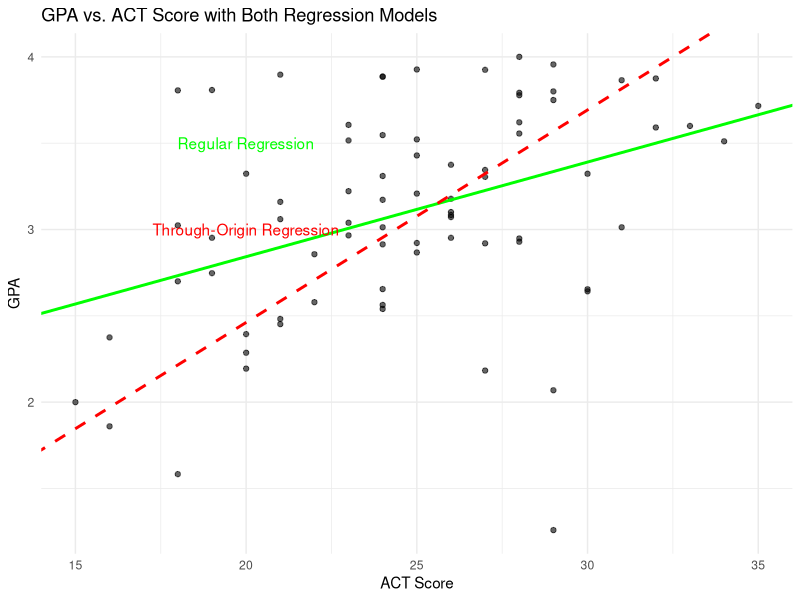

Write R code to recreate this figure.
## ---- chunk 1
data <- read.csv("hw04pr01.csv", header = TRUE, sep = ",")
names(data)

# Fit simple linear regression model
model <- lm(Minutes ~ Copiers, data = data)

# summary of the model
summary(model)

# Extract coefficients
b0 <- coef(model)[1]  # Intercept
b1 <- coef(model)[2]  # Slope

# Print fitted equation
cat("Fitted Equation: Y (Minutes) =", round(b0, 2), "+", round(b1, 2), "* X (Copiers)\n")
## ---- chunk 2
# Define confidence level
alpha <- 0.10

# Sample size
n <- nrow(data)

# Compute MSE
MSE <- sum(residuals(model)^2) / (n - 2) 

# Compute the mean of X (Copiers)
Xbar <- mean(data$Copiers)

# Compute SXX 
SXX <- sum((data$Copiers - Xbar)^2)

# Compute t critical value for (1 - alpha/2) confidence level
t_critical <- qt(1 - alpha/2, df = n-2)

# Function to calculate confidence interval at given X_h
confidence_interval <- function(X_h) {
  # Compute predicted Y value
  Y_hat <- coef(model)[1] + coef(model)[2] * X_h
  
  # Compute standard error
  SE_Y_hat <- sqrt(MSE * (1/n + ((X_h - Xbar)^2 / SXX)))
  
  # Compute confidence interval bounds
  margin_of_error <- t_critical * SE_Y_hat
  lower_bound <- Y_hat - margin_of_error
  upper_bound <- Y_hat + margin_of_error
  
  return(c(lower_bound, upper_bound))
}

# Calculate confidence intervals for X_h = 2, 4, 6, 8
X_h_values <- c(2, 4, 6, 8)
CI_results <- t(sapply(X_h_values, confidence_interval))

# Results
colnames(CI_results) <- c("Lower Bound", "Upper Bound")
rownames(CI_results) <- paste("X_h =", X_h_values)
print(CI_results)

# Interpretation at X_h = 4
X_selected <- 4
CI_selected <- confidence_interval(X_selected)

cat("We are 90% confident that the true mean service time\n",
    "for servicing", X_selected, "copiers is between\n",
    round(CI_selected[1], 2), "and", round(CI_selected[2], 2), 
    "minutes.\n")
## ---- chunk 3
# Define confidence level
alpha <- 0.10  
g <- 4 

# Sample size
n <- nrow(data)

# Compute MSE
MSE <- sum(residuals(model)^2) / (n - 2)

# Compute the mean of X (Copiers)
Xbar <- mean(data$Copiers)

# Compute SXX 
SXX <- sum((data$Copiers - Xbar)^2)

# Compute t critical value for Bonferroni correction
t_critical_bonf <- qt(1 - alpha / (2 * g), df = n - 2)

# Function to calculate Bonferroni confidence interval at given X_h
bonf_confidence_interval <- function(X_h) {
  # Compute predicted Y value
  Y_hat <- coef(model)[1] + coef(model)[2] * X_h
  
  # Compute standard error
  SE_Y_hat <- sqrt(MSE * (1/n + ((X_h - Xbar)^2 / SXX)))
  
  # Compute confidence interval bounds
  margin_of_error <- t_critical_bonf * SE_Y_hat
  lower_bound <- Y_hat - margin_of_error
  upper_bound <- Y_hat + margin_of_error
  
  return(c(lower_bound, upper_bound))
}

# Calculate joint confidence intervals for X_h = 2, 4, 6, 8
X_h_values <- c(2, 4, 6, 8)
Bonf_CI_results <- t(sapply(X_h_values, bonf_confidence_interval))

# Results
colnames(Bonf_CI_results) <- c("Lower Bound", "Upper Bound")
rownames(Bonf_CI_results) <- paste("X_h =", X_h_values)
print(Bonf_CI_results)
## ---- chunk 4
# Define confidence level
alpha <- 0.10  # 90% confidence level

# Sample size
n <- nrow(data)

# Compute MSE
MSE <- sum(residuals(model)^2) / (n - 2)

# Compute the mean of X (Copiers)
Xbar <- mean(data$Copiers)

# Compute SXX
SXX <- sum((data$Copiers - Xbar)^2)

# Compute F critical value for Working-Hotelling procedure
F_critical_wh <- qf(1 - alpha, df1 = 2, df2 = n-2)

# Function to calculate Working-Hotelling confidence interval at given X_h
wh_confidence_interval <- function(X_h) {
  # Compute predicted Y value
  Y_hat <- coef(model)[1] + coef(model)[2] * X_h
  
  # Compute standard error
  SE_Y_hat <- sqrt(MSE * (1/n + ((X_h - Xbar)^2 / SXX)))
  
  # Compute confidence interval bounds
  margin_of_error <- sqrt(2 * F_critical_wh) * SE_Y_hat
  lower_bound <- Y_hat - margin_of_error
  upper_bound <- Y_hat + margin_of_error
  
  return(c(lower_bound, upper_bound))
}

# Calculate joint confidence intervals for X_h = 2, 4, 6, 8
WH_CI_results <- t(sapply(X_h_values, wh_confidence_interval))

# Display results
colnames(WH_CI_results) <- c("Lower Bound", "Upper Bound")
rownames(WH_CI_results) <- paste("X_h =", X_h_values)
print(WH_CI_results)
## ---- chunk 5
# Define the confidence intervals from Parts (b), (c), and (d)
CI_b <- matrix(c(26.11796, 32.86272, 
                 57.15175, 61.96992, 
                 87.28387, 91.97880, 
                 116.46245, 122.94121), 
               ncol = 2, byrow = TRUE)

CI_c <- matrix(c(24.83096, 34.14972, 
                 56.23236, 62.88931, 
                 86.38800, 92.87466, 
                 115.22620, 124.17745), 
               ncol = 2, byrow = TRUE)

CI_d <- matrix(c(25.06746, 33.91321, 
                 56.40131, 62.72036, 
                 86.55263, 92.71003, 
                 115.45338, 123.95028), 
               ncol = 2, byrow = TRUE)

# Compute Confidence Interval Widths
width_b <- CI_b[,2] - CI_b[,1]  # Part (b)
width_c <- CI_c[,2] - CI_c[,1]  # Part (c)
width_d <- CI_d[,2] - CI_d[,1]  # Part (d)

# Create a dataframe to display the widths
X_h_values <- c(2, 4, 6, 8)
CI_widths <- data.frame(
  X_h = X_h_values,
  Width_b = width_b,
  Width_c = width_c,
  Width_d = width_d
)

# Print results
print(CI_widths)

# Comparison
cat("Bonferroni (Part c) produces the widest confidence intervals at every X_h.
    Individual CIs (Part b) are the narrowest and Working-Hotelling (Part d) produces 
    slightly narrower intervals than Bonferroni.")
## ---- chunk 6
# Fit a linear regression through the origin (no intercept)
model_origin <- lm(Minutes ~ 0 + Copiers, data = data)

# Display model summary
summary(model_origin)

# Extract the coefficient (slope)
b1_origin <- coef(model_origin)[1]

# Print fitted equation
cat("Fitted Equation: Y (Minutes) =", round(b1_origin, 2), "* X (Copiers)\n")
## ---- chunk 7
# Get predicted values
Y_pred_origin <- predict(model_origin)

# Compute residuals
residuals_origin <- data$Minutes - Y_pred_origin

# Check if residuals sum to zero
residuals_sum <- sum(residuals_origin)

# Print sum of residuals
cat("Sum of residuals:", residuals_sum, "does not equal 0")
## ---- chunk 8
# Load library
library(ggplot2)

# Load dataset
data <- read.csv("hw04pr02.csv")

head(data)

# Fit a regular linear regression model (with intercept)
model <- lm(GPA ~ ACT, data = data)

# Display model summary
summary(model)

# Extract coefficients
b0 <- coef(model)[1]  # Intercept
b1 <- coef(model)[2]  # Slope

# Print estimated regression function
cat("Estimated Regression Function: Y =", round(b0, 2), "+", round(b1, 2), "* X (ACT Score)\n")


## ---- chunk 9
# Fit linear regression through the origin (no intercept)
model_origin <- lm(GPA ~ 0 + ACT, data = data)

# Display model summary
summary(model_origin)

# Extract slope coefficient (no intercept)
b1_origin <- coef(model_origin)[1]

# Print estimated regression function
cat("Estimated Regression Function (Through Origin): Y =", round(b1_origin, 2), "* X (ACT Score)\n")
## ---- chunk 10
# Create scatterplot with both regression lines
ggplot(data, aes(x = ACT, y = GPA)) +
  geom_point(color = "black", alpha = 0.6) +  # Scatterplot points
  geom_abline(
    intercept = b0, slope = b1, 
    color = "green", linewidth = 1, linetype = "solid"
  ) +  # Regular regression
  geom_abline(
    intercept = 0, slope = b1_origin, 
    color = "red", linewidth = 1, linetype = "dashed"
  ) +  # Regression through origin
  labs(
    title = "GPA vs. ACT Score with Both Regression Models",
    x = "ACT Score",
    y = "GPA"
  ) +
  theme_minimal() +
  annotate("text", x = 20, y = 3.5, label = "Regular Regression", color = "green") +
  annotate("text", x = 20, y = 3.0, label = "Through-Origin Regression", color = "red")
## ---- chunk 11
# Compute residuals for regular regression
residuals_reg <- residuals(model)
sum_residuals_reg <- sum(residuals_reg)

# Compute residuals for regression through origin
residuals_origin <- residuals(model_origin)
sum_residuals_origin <- sum(residuals_origin)

# Print sum of residuals
cat("Sum of residuals (Regular Regression):", sum_residuals_reg, "\n")
cat("Sum of residuals (Through-Origin Regression):", sum_residuals_origin, "\n")

# Explanation of the difference
if (sum_residuals_reg == 0) {
  cat("- The sum of residuals for the regular regression is exactly zero\n")
  cat("  because the model includes an intercept.\n")
  cat("- According to the least squares property, this ensures residuals\n")
  cat("  are symmetrically distributed around zero.\n\n")
}

if (sum_residuals_origin != 0) {
  cat("- The sum of residuals for the through-origin regression is not zero\n")
  cat("  because this model does not include an intercept.\n")
  cat("- Based on Chapter 2, when an intercept is missing, the model\n")
  cat("  cannot correct for shifts in the data, potentially causing\n")
  cat("  systematic bias.\n\n")
}
## ---- chunk 12
# (a) Create the matrices
A <- matrix(c(1, -2, 0, 4, 3, -1), nrow=2, byrow=TRUE)
B <- matrix(c(0, -1, 6, 3, 0, 2, -3, 2, 1), nrow=3, byrow=TRUE)
C <- matrix(c(2, -2, 3, 1), nrow=2, byrow=TRUE)
D <- matrix(c(5, 0, -2), nrow=3, byrow=TRUE)

# Display matrices
print("Matrix A:")
print(A)
print("Matrix B:")
print(B)
print("Matrix C:")
print(C)
print("Matrix D:")
print(D)
## ---- chunk 13
print_matrix_dimensions <- function(matrix_name, matrix_obj) {
  dim_values <- dim(matrix_obj)
  cat("Dimensions of", matrix_name, ":", dim_values[1], "x", dim_values[2], "\n")
}

print_matrix_dimensions("A", A)
print_matrix_dimensions("B", B)
print_matrix_dimensions("C", C)
print_matrix_dimensions("D", D)

## ---- chunk 14
# Function to check if two matrices can be multiplied
can_multiply <- function(mat1, mat2, name1, name2) {
  if (ncol(mat1) == nrow(mat2)) {
    result <- mat1 %*% mat2
    cat("Matrix", name1, "*", name2, "is valid.\n")
    print(result)
    cat("Dimensions of", name1, "*", name2, ":", dim(result), "\n\n")
  } else {
    cat("Matrix", name1, "*", name2, "is NOT valid due to incompatible dimensions.\n\n")
  }
}

# Check all possible matrix multiplications
can_multiply(A, B, "A", "B")  # A (2x3) * B (3x3) = Valid (2x3)
can_multiply(B, A, "B", "A")  # B (3x3) * A (2x3) = Invalid
can_multiply(A, C, "A", "C")  # A (2x3) * C (2x2) = Invalid
can_multiply(C, A, "C", "A")  # C (2x2) * A (2x3) = Valid (2x3)
can_multiply(B, D, "B", "D")  # B (3x3) * D (3x1) = Valid (3x1)
can_multiply(D, B, "D", "B")  # D (3x1) * B (3x3) = Invalid
can_multiply(C, D, "C", "D")  # C (2x2) * D (3x1) = Invalid
can_multiply(D, C, "D", "C")  # D (3x1) * C (2x2) = Invalid

## ---- chunk 15
# Compute transposes
A_t <- t(A)  # A'
B_t <- t(B)  # B'
C_t <- t(C)  # C'
D_t <- t(D)  # D'

# Function to display matrix and its dimensions
print_matrix_info <- function(matrix_name, matrix_obj) {
  cat("\nTranspose of", matrix_name, ":\n")
  print(matrix_obj)
  cat("Dimensions of", matrix_name, "':", dim(matrix_obj)[1], "x", dim(matrix_obj)[2], "\n")
}

# Display transposes and their dimensions
print_matrix_info("A", A_t)
print_matrix_info("B", B_t)
print_matrix_info("C", C_t)
print_matrix_info("D", D_t)
## ---- chunk 16
# Function to check valid multiplication and display result
can_multiply <- function(mat1, mat2, name1, name2) {
  if (ncol(mat1) == nrow(mat2)) {
    result <- mat1 %*% mat2
    cat("\nMatrix", name1, "*", name2, "is valid.\n")
    print(result)
    cat("Dimensions of", name1, "*", name2, ":", dim(result)[1], "x", dim(result)[2], "\n")
  } else {
    cat("\nMatrix", name1, "*", name2, "is NOT valid due to incompatible dimensions.\n")
  }
}

# Identify at least two valid multiplications involving transposed matrices
can_multiply(A_t, C, "A'", "C")  # A' (3x2) * C (2x2) = Valid (3x2)
can_multiply(B_t, D, "B'", "D")  # B' (3x3) * D (3x1) = Valid (3x1)
## ---- chunk 17
# Store in a named list
matrices <- list(A=A, B=B, C=C, D=D, A_t=A_t, B_t=B_t, C_t=C_t, D_t=D_t)

# Generate all pairs of matrices (unique)
matrix_pairs <- combn(names(matrices), 2, simplify = FALSE)

# Check valid additions
valid_additions <- lapply(matrix_pairs, function(pair) {
  if (all(dim(matrices[[pair[1]]]) == dim(matrices[[pair[2]]]))) {
    return(pair)
  } else {
    return(NULL)
  }
})

# Filter out invalid additions
valid_additions <- Filter(Negate(is.null), valid_additions)

# Results
if (length(valid_additions) > 0) {
  cat("The following matrix pairs can be added together:\n")
  for (pair in valid_additions) {
    cat(pair[1], "and", pair[2], "(Dimensions:", 
  dim(matrices[[pair[1]]])[1], "x", dim(matrices[[pair[1]]])[2], ")\n")
  }
} else {
  cat("No matrices can be added together as none share the same dimensions.\n")
}

# Explanation
cat("Only two pairs of the matrices in this example can be added together\n")
cat("because matrix addition requires that both matrices\n")
cat("have the same dimensions.\n")

